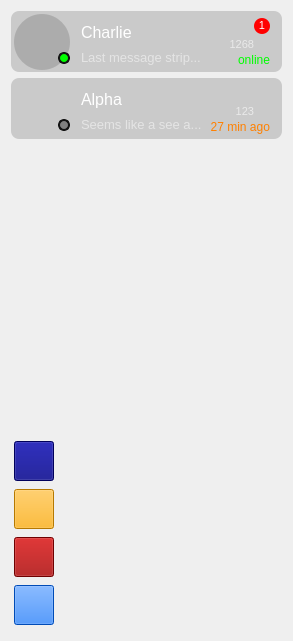
                 <widget class="QWidget" name="chat_list_widget">
                  <property name="geometry">
                   <rect>
                    <x>0</x>
                    <y>0</y>
                    <width>291</width>
                    <height>641</height>
                   </rect>
                  </property>
                  <property name="styleSheet">
                   <string notr="true"/>
                  </property>
                  <layout class="QVBoxLayout" name="chat_list_layout">
                   <item>
                    <widget class="QWidget" name="client_info" native="true">
                     <property name="minimumSize">
                      <size>
                       <width>271</width>
                       <height>61</height>
                      </size>
                     </property>
                     <property name="maximumSize">
                      <size>
                       <width>271</width>
                       <height>61</height>
                      </size>
                     </property>
                     <property name="cursor">
                      <cursorShape>PointingHandCursor</cursorShape>
                     </property>
                     <property name="styleSheet">
                      <string notr="true">QWidget{
	border-radius:8px;
	background-color: rgba(50, 50, 50, 50);
}

QWidget:hover{
	background-color: rgba(50, 50, 50, 255);
}
</string>
                     </property>
                     <widget class="QLabel" name="msg_countrer">
                      <property name="geometry">
                       <rect>
                        <x>243</x>
                        <y>7</y>
                        <width>16</width>
                        <height>16</height>
                       </rect>
                      </property>
                      <property name="font">
                       <font>
                        <family>Segoe UI</family>
                        <pointsize>8</pointsize>
                        <italic>false</italic>
                        <bold>true</bold>
                       </font>
                      </property>
                      <property name="styleSheet">
                       <string notr="true">QLabel{
	border-radius:8px;
	color: white;
	background-color: red;
}</string>
                      </property>
                      <property name="frameShadow">
                       <enum>QFrame::Raised</enum>
                      </property>
                      <property name="text">
                       <string>&lt;html&gt;&lt;head/&gt;&lt;body&gt;&lt;p align=&quot;center&quot;&gt;&lt;span style=&quot; font-weight:400;&quot;&gt;1&lt;/span&gt;&lt;/p&gt;&lt;/body&gt;&lt;/html&gt;</string>
                      </property>
                     </widget>
                     <widget class="QLabel" name="client_picture">
                      <property name="geometry">
                       <rect>
                        <x>3</x>
                        <y>3</y>
                        <width>56</width>
                        <height>56</height>
                       </rect>
                      </property>
                      <property name="styleSheet">
                       <string notr="true">border-image: url(:/icons/icons/test.jpg);
background-repeat:no-repeat;
background-position:center;
border-radius:28px;</string>
                      </property>
                      <property name="text">
                       <string/>
                      </property>
                      <property name="pixmap">
                       <pixmap>:/image/1.png</pixmap>
                      </property>
                      <property name="scaledContents">
                       <bool>true</bool>
                      </property>
                     </widget>
                     <widget class="QLabel" name="online_toast">
                      <property name="geometry">
                       <rect>
                        <x>47</x>
                        <y>41</y>
                        <width>12</width>
                        <height>12</height>
                       </rect>
                      </property>
                      <property name="styleSheet">
                       <string notr="true">QLabel{
	border-radius:6px;
	border:2px solid rgb(20,20,20);
	background-color: #00ff00;	
}</string>
                      </property>
                      <property name="frameShadow">
                       <enum>QFrame::Raised</enum>
                      </property>
                      <property name="text">
                       <string/>
                      </property>
                     </widget>
                     <widget class="QLabel" name="last_message">
                      <property name="geometry">
                       <rect>
                        <x>70</x>
                        <y>36</y>
                        <width>131</width>
                        <height>20</height>
                       </rect>
                      </property>
                      <property name="font">
                       <font>
                        <pointsize>10</pointsize>
                       </font>
                      </property>
                      <property name="styleSheet">
                       <string notr="true">QLabel{
	background-color:transparent;
	color:rgba(255, 255, 255, 0.5);
}</string>
                      </property>
                      <property name="text">
                       <string>Last message strip...</string>
                      </property>
                     </widget>
                     <widget class="QLabel" name="client_name">
                      <property name="geometry">
                       <rect>
                        <x>70</x>
                        <y>6</y>
                        <width>131</width>
                        <height>31</height>
                       </rect>
                      </property>
                      <property name="font">
                       <font>
                        <pointsize>12</pointsize>
                       </font>
                      </property>
                      <property name="styleSheet">
                       <string notr="true">QLabel{
	background-color:none;
	color: white;
}</string>
                      </property>
                      <property name="text">
                       <string>Charlie</string>
                      </property>
                     </widget>
                     <widget class="QLabel" name="messege_number">
                      <property name="geometry">
                       <rect>
                        <x>213</x>
                        <y>23</y>
                        <width>30</width>
                        <height>20</height>
                       </rect>
                      </property>
                      <property name="font">
                       <font>
                        <pointsize>8</pointsize>
                       </font>
                      </property>
                      <property name="styleSheet">
                       <string notr="true">QLabel{
	background-color:transparent;
	color:rgba(255, 255, 255, 0.6);

}</string>
                      </property>
                      <property name="text">
                       <string>1268</string>
                      </property>
                      <property name="alignment">
                       <set>Qt::AlignRight|Qt::AlignTrailing|Qt::AlignVCenter</set>
                      </property>
                     </widget>
                     <widget class="QFrame" name="envelop_msg">
                      <property name="geometry">
                       <rect>
                        <x>247</x>
                        <y>27</y>
                        <width>12</width>
                        <height>12</height>
                       </rect>
                      </property>
                      <property name="styleSheet">
                       <string notr="true">QFrame{
	background-color:transparent;
	image: url(:/cils/cils/cil-envelope-closed.png);
	border:none;}</string>
                      </property>
                      <property name="frameShape">
                       <enum>QFrame::StyledPanel</enum>
                      </property>
                      <property name="frameShadow">
                       <enum>QFrame::Raised</enum>
                      </property>
                     </widget>
                     <widget class="QLabel" name="last_seen_0">
                      <property name="geometry">
                       <rect>
                        <x>198</x>
                        <y>39</y>
                        <width>61</width>
                        <height>20</height>
                       </rect>
                      </property>
                      <property name="styleSheet">
                       <string notr="true">QLabel{
	background-color:transparent;
	color:rgb(0, 255, 0);
}</string>
                      </property>
                      <property name="text">
                       <string>online</string>
                      </property>
                      <property name="alignment">
                       <set>Qt::AlignRight|Qt::AlignTrailing|Qt::AlignVCenter</set>
                      </property>
                     </widget>
                     <zorder>client_picture</zorder>
                     <zorder>msg_countrer</zorder>
                     <zorder>online_toast</zorder>
                     <zorder>last_message</zorder>
                     <zorder>client_name</zorder>
                     <zorder>messege_number</zorder>
                     <zorder>envelop_msg</zorder>
                     <zorder>last_seen_0</zorder>
                    </widget>
                   </item>
                   <item>
                    <widget class="QWidget" name="client_info_2" native="true">
                     <property name="minimumSize">
                      <size>
                       <width>271</width>
                       <height>61</height>
                      </size>
                     </property>
                     <property name="maximumSize">
                      <size>
                       <width>271</width>
                       <height>61</height>
                      </size>
                     </property>
                     <property name="cursor">
                      <cursorShape>PointingHandCursor</cursorShape>
                     </property>
                     <property name="styleSheet">
                      <string notr="true">#client_info_2{
	border-radius:8px;
	background-color: rgba(50, 50, 50, 50);
}

#client_info_2:hover{
	background-color: rgba(50, 50, 50, 255);
}
</string>
                     </property>
                     <widget class="QLabel" name="client_picture_3">
                      <property name="geometry">
                       <rect>
                        <x>3</x>
                        <y>3</y>
                        <width>56</width>
                        <height>56</height>
                       </rect>
                      </property>
                      <property name="styleSheet">
                       <string notr="true">background-image: url(:/icons/icons/1.png);
background-repeat:no-repeat;
background-position:center;
border-radius:28px;</string>
                      </property>
                      <property name="text">
                       <string/>
                      </property>
                      <property name="pixmap">
                       <pixmap>:/image/1.png</pixmap>
                      </property>
                      <property name="scaledContents">
                       <bool>true</bool>
                      </property>
                     </widget>
                     <widget class="QLabel" name="online_toast_3">
                      <property name="geometry">
                       <rect>
                        <x>47</x>
                        <y>41</y>
                        <width>12</width>
                        <height>12</height>
                       </rect>
                      </property>
                      <property name="styleSheet">
                       <string notr="true">QLabel{
	border-radius:6px;
	border:2px solid rgb(20,20,20);
	background-color: gray;	
}</string>
                      </property>
                      <property name="frameShadow">
                       <enum>QFrame::Raised</enum>
                      </property>
                      <property name="text">
                       <string/>
                      </property>
                     </widget>
                     <widget class="QLabel" name="last_message_3">
                      <property name="geometry">
                       <rect>
                        <x>70</x>
                        <y>36</y>
                        <width>131</width>
                        <height>20</height>
                       </rect>
                      </property>
                      <property name="font">
                       <font>
                        <pointsize>10</pointsize>
                       </font>
                      </property>
                      <property name="styleSheet">
                       <string notr="true">QLabel{
	background-color:transparent;
	color:rgba(255, 255, 255, 0.5);
}</string>
                      </property>
                      <property name="text">
                       <string>Seems like a see a...</string>
                      </property>
                     </widget>
                     <widget class="QLabel" name="client_name_3">
                      <property name="geometry">
                       <rect>
                        <x>70</x>
                        <y>6</y>
                        <width>131</width>
                        <height>31</height>
                       </rect>
                      </property>
                      <property name="font">
                       <font>
                        <pointsize>12</pointsize>
                       </font>
                      </property>
                      <property name="styleSheet">
                       <string notr="true">QLabel{
	background-color:none;
	color: white;
}</string>
                      </property>
                      <property name="text">
                       <string>Alpha</string>
                      </property>
                     </widget>
                     <widget class="QLabel" name="messege_number_5">
                      <property name="geometry">
                       <rect>
                        <x>213</x>
                        <y>23</y>
                        <width>30</width>
                        <height>20</height>
                       </rect>
                      </property>
                      <property name="font">
                       <font>
                        <pointsize>8</pointsize>
                       </font>
                      </property>
                      <property name="styleSheet">
                       <string notr="true">QLabel{
	background-color:transparent;
	color:rgba(255, 255, 255, 0.6);

}</string>
                      </property>
                      <property name="text">
                       <string>123</string>
                      </property>
                      <property name="alignment">
                       <set>Qt::AlignRight|Qt::AlignTrailing|Qt::AlignVCenter</set>
                      </property>
                     </widget>
                     <widget class="QFrame" name="envelop_msg_3">
                      <property name="geometry">
                       <rect>
                        <x>247</x>
                        <y>27</y>
                        <width>12</width>
                        <height>12</height>
                       </rect>
                      </property>
                      <property name="styleSheet">
                       <string notr="true">QFrame{
	background-color:transparent;
	image: url(:/cils/cils/cil-envelope-closed.png);
	border:none;}</string>
                      </property>
                      <property name="frameShape">
                       <enum>QFrame::StyledPanel</enum>
                      </property>
                      <property name="frameShadow">
                       <enum>QFrame::Raised</enum>
                      </property>
                     </widget>
                     <widget class="QLabel" name="last_seen_2">
                      <property name="geometry">
                       <rect>
                        <x>198</x>
                        <y>39</y>
                        <width>61</width>
                        <height>20</height>
                       </rect>
                      </property>
                      <property name="styleSheet">
                       <string notr="true">QLabel{
	background-color:transparent;
	color:rgb(255, 128, 0);
}</string>
                      </property>
                      <property name="text">
                       <string>27 min ago</string>
                      </property>
                      <property name="alignment">
                       <set>Qt::AlignRight|Qt::AlignTrailing|Qt::AlignVCenter</set>
                      </property>
                     </widget>
                    </widget>
                   </item>
                   <item>
                    <spacer name="verticalSpacer_2">
                     <property name="orientation">
                      <enum>Qt::Vertical</enum>
                     </property>
                     <property name="sizeHint" stdset="0">
                      <size>
                       <width>1</width>
                       <height>309</height>
                      </size>
                     </property>
                    </spacer>
                   </item>
                   <item>
                    <widget class="QWidget" name="media_bg" native="true">
                     <property name="minimumSize">
                      <size>
                       <width>46</width>
                       <height>191</height>
                      </size>
                     </property>
                     <property name="maximumSize">
                      <size>
                       <width>46</width>
                       <height>191</height>
                      </size>
                     </property>
                     <property name="styleSheet">
                      <string notr="true"/>
                     </property>
                     <layout class="QVBoxLayout" name="verticalLayout">
                      <property name="spacing">
                       <number>6</number>
                      </property>
                      <property name="leftMargin">
                       <number>3</number>
                      </property>
                      <property name="topMargin">
                       <number>0</number>
                      </property>
                      <property name="rightMargin">
                       <number>3</number>
                      </property>
                      <property name="bottomMargin">
                       <number>0</number>
                      </property>
                      <item>
                       <widget class="QPushButton" name="media_doc">
                        <property name="minimumSize">
                         <size>
                          <width>40</width>
                          <height>40</height>
                         </size>
                        </property>
                        <property name="maximumSize">
                         <size>
                          <width>40</width>
                          <height>40</height>
                         </size>
                        </property>
                        <property name="styleSheet">
                         <string notr="true">QPushButton{
	background-image: url(:/cils/cils/cil-paperclip.png);
	background-color: rgb(0, 0, 127);}

QPushButton:hover{
	background-color: rgb(61, 62, 63);}

QPushButton:pressed{
	background-color: rgb(31, 32, 34);}</string>
                        </property>
                        <property name="text">
                         <string/>
                        </property>
                       </widget>
                      </item>
                      <item>
                       <widget class="QPushButton" name="media_audio">
                        <property name="minimumSize">
                         <size>
                          <width>40</width>
                          <height>40</height>
                         </size>
                        </property>
                        <property name="maximumSize">
                         <size>
                          <width>40</width>
                          <height>40</height>
                         </size>
                        </property>
                        <property name="styleSheet">
                         <string notr="true">QPushButton{
	background-image: url(:/cils/cils/blacks/cil-music-note.png);
	background-color: rgb(255, 170, 0);
}

QPushButton:hover{
	background-color: rgb(201, 202, 203);}

QPushButton:pressed{
	background-color: rgb(101, 102, 103);}</string>
                        </property>
                        <property name="text">
                         <string/>
                        </property>
                       </widget>
                      </item>
                      <item>
                       <widget class="QPushButton" name="media_image">
                        <property name="minimumSize">
                         <size>
                          <width>40</width>
                          <height>40</height>
                         </size>
                        </property>
                        <property name="maximumSize">
                         <size>
                          <width>40</width>
                          <height>40</height>
                         </size>
                        </property>
                        <property name="styleSheet">
                         <string notr="true">QPushButton{
	background-image: url(:/cils/cils/cil-image1.png);
	background-color: rgb(156, 0, 0);
}

QPushButton:hover{
	background-color: rgb(61, 62, 63);}

QPushButton:pressed{
	background-color: rgb(31, 32, 34);}</string>
                        </property>
                        <property name="text">
                         <string/>
                        </property>
                       </widget>
                      </item>
                      <item>
                       <widget class="QPushButton" name="media_video">
                        <property name="minimumSize">
                         <size>
                          <width>40</width>
                          <height>40</height>
                         </size>
                        </property>
                        <property name="maximumSize">
                         <size>
                          <width>40</width>
                          <height>40</height>
                         </size>
                        </property>
                        <property name="styleSheet">
                         <string notr="true">QPushButton{
	background-image: url(:/cils/cils/blacks/cil-movie.png);
	background-color: rgb(0, 105, 255);
}

QPushButton:hover{
	background-color: rgb(201, 202, 203);}

QPushButton:pressed{
	background-color: rgb(101, 102, 103);}</string>
                        </property>
                        <property name="text">
                         <string/>
                        </property>
                       </widget>
                      </item>
                     </layout>
                    </widget>
                   </item>
                  </layout>
                 </widget>
